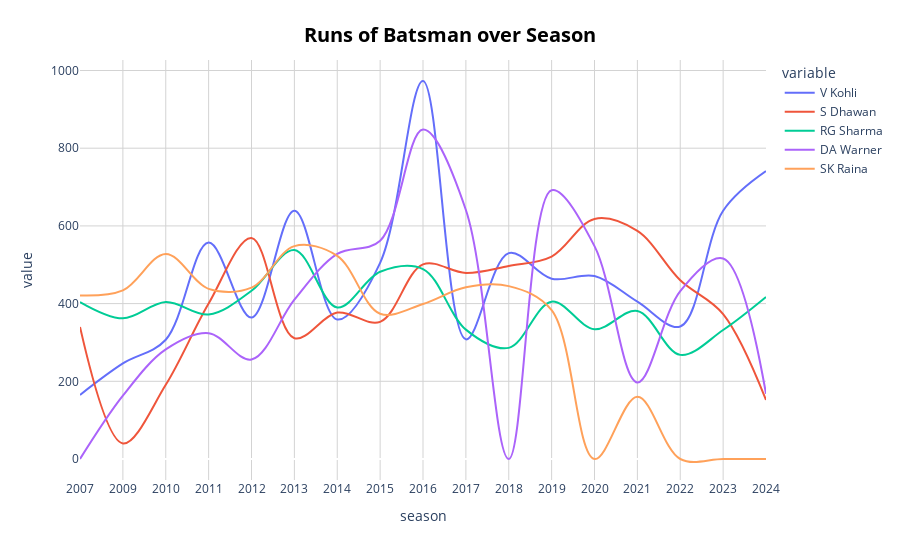

Notebook code cell kept with this figure:
### Code cell
fig = px.line(BatsmanScore,x='season',y=BatsmanScore.columns[0:6],line_shape='spline')

Text = 'Runs of Batsman over Season'

fig.update_layout(showlegend=True,title=dict(
            text=Text,
            x=0.5,
            y=0.95, 
            font=dict(size=20, color='black',weight='bold'),
        ),
        plot_bgcolor='white')

fig.update_xaxes(gridcolor='lightgrey')
fig.update_yaxes(gridcolor='lightgrey')

fig.show()

### Figure 1 — Plotly figure (JSON) as saved in the notebook; plotly's stock layout.template omitted (floating-point values rounded to 4 significant figures)
{"data": [{"hovertemplate": "variable=V Kohli<br>season=%{x}<br>value=%{y}<extra></extra>", "legendgroup": "V Kohli", "line": {"color": "#636efa", "dash": "solid", "shape": "spline"}, "marker": {"symbol": "circle"}, "mode": "lines", "name": "V Kohli", "orientation": "v", "showlegend": true, "type": "scatter", "x": ["2007", "2009", "2010", "2011", "2012", "2013", "2014", "2015", "2016", "2017", "2018", "2019", "2020", "2021", "2022", "2023", "2024"], "xaxis": "x", "y": [165, 246, 307, 557, 364, 639, 359, 505, 973, 308, 530, 464, 471, 405, 341, 639, 741], "yaxis": "y"}, {"hovertemplate": "variable=S Dhawan<br>season=%{x}<br>value=%{y}<extra></extra>", "legendgroup": "S Dhawan", "line": {"color": "#EF553B", "dash": "solid", "shape": "spline"}, "marker": {"symbol": "circle"}, "mode": "lines", "name": "S Dhawan", "orientation": "v", "showlegend": true, "type": "scatter", "x": ["2007", "2009", "2010", "2011", "2012", "2013", "2014", "2015", "2016", "2017", "2018", "2019", "2020", "2021", "2022", "2023", "2024"], "xaxis": "x", "y": [340, 40, 191, 400, 569, 311, 377, 353, 501, 479, 497, 521, 618, 587, 460, 373, 152], "yaxis": "y"}, {"hovertemplate": "variable=RG Sharma<br>season=%{x}<br>value=%{y}<extra></extra>", "legendgroup": "RG Sharma", "line": {"color": "#00cc96", "dash": "solid", "shape": "spline"}, "marker": {"symbol": "circle"}, "mode": "lines", "name": "RG Sharma", "orientation": "v", "showlegend": true, "type": "scatter", "x": ["2007", "2009", "2010", "2011", "2012", "2013", "2014", "2015", "2016", "2017", "2018", "2019", "2020", "2021", "2022", "2023", "2024"], "xaxis": "x", "y": [404, 362, 404, 372, 433, 538, 390, 482, 489, 333, 286, 405, 334, 381, 268, 332, 417], "yaxis": "y"}, {"hovertemplate": "variable=DA Warner<br>season=%{x}<br>value=%{y}<extra></extra>", "legendgroup": "DA Warner", "line": {"color": "#ab63fa", "dash": "solid", "shape": "spline"}, "marker": {"symbol": "circle"}, "mode": "lines", "name": "DA Warner", "orientation": "v", "showlegend": true, "type": "scatter", "x": ["2007", "2009", "2010", "2011", "2012", "2013", "2014", "2015", "2016", "2017", "2018", "2019", "2020", "2021", "2022", "2023", "2024"], "xaxis": "x", "y": [0, 163, 282, 324, 256, 410, 528, 562, 848, 641, 0, 692, 548, 197, 432, 516, 168], "yaxis": "y"}, {"hovertemplate": "variable=SK Raina<br>season=%{x}<br>value=%{y}<extra></extra>", "legendgroup": "SK Raina", "line": {"color": "#FFA15A", "dash": "solid", "shape": "spline"}, "marker": {"symbol": "circle"}, "mode": "lines", "name": "SK Raina", "orientation": "v", "showlegend": true, "type": "scatter", "x": ["2007", "2009", "2010", "2011", "2012", "2013", "2014", "2015", "2016", "2017", "2018", "2019", "2020", "2021", "2022", "2023", "2024"], "xaxis": "x", "y": [421, 434, 528, 438, 441, 548, 523, 374, 399, 442, 445, 383, 0, 160, 0, 0, 0], "yaxis": "y"}], "layout": {"legend": {"title": {"text": "variable"}, "tracegroupgap": 0}, "margin": {"t": 60}, "plot_bgcolor": "white", "showlegend": true, "title": {"font": {"color": "black", "size": 20, "weight": "bold"}, "text": "Runs of Batsman over Season", "x": 0.5, "y": 0.95}, "xaxis": {"anchor": "y", "domain": [0, 1], "gridcolor": "lightgrey", "title": {"text": "season"}}, "yaxis": {"anchor": "x", "domain": [0, 1], "gridcolor": "lightgrey", "title": {"text": "value"}}}}
